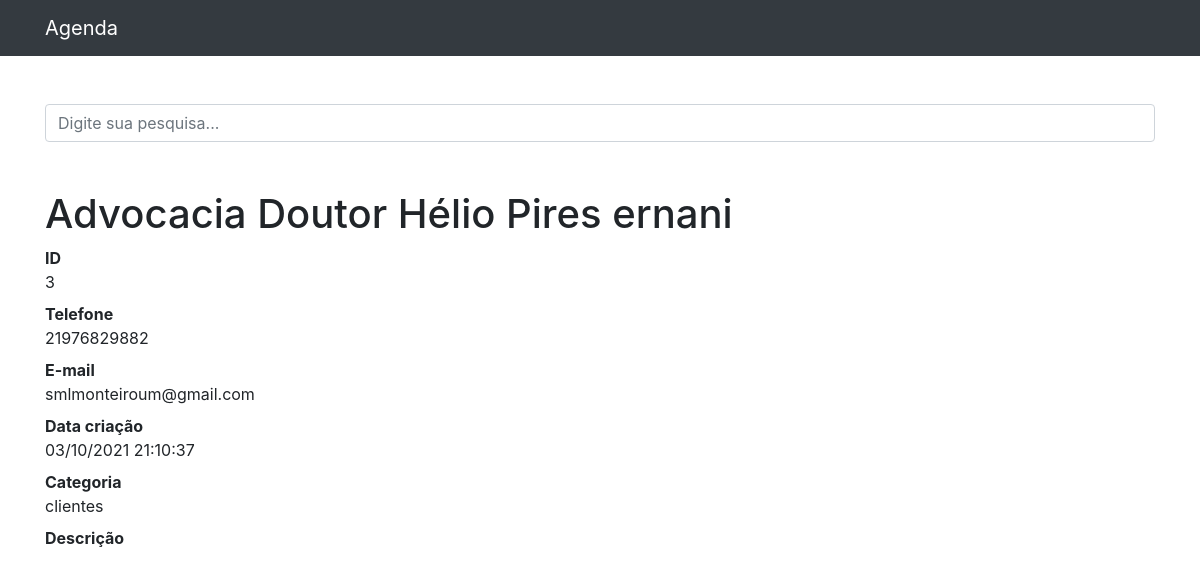
Page /3 on the committed database.
### contatos/models.py (models this page shows, shortened)
class Contato (models.Model):
    nome = models.CharField(max_length=150)
    sobrenome = models.CharField(max_length=255, blank=True)
    telefone = models.CharField(max_length=255)
    email = models.CharField(max_length=255, blank=True)
    data_criacao = models.DateTimeField(default=timezone.now)
    descricao = models.TextField(blank=True)
    categoria = models.ForeignKey(Categoria, on_delete= DO_NOTHING)
    mostrar = models.BooleanField(default=True)

class Categoria (models.Model):
    nome = models.CharField(max_length=150)
    def __str__(self):
        return self.nome

### contatos/views.py (the view)
# urls.py: path('<int:contato_id>', views.ver_contato,  name='ver_contato'),
def ver_contato(request, contato_id):
	contato = get_object_or_404(Contato, id=contato_id)
	if not contato.mostrar:
		raise Http404()
	return render(request, 'contatos/ver_contato.html',{
		'contato': contato
	})

### contatos/templates/contatos/ver_contato.html (shortened to what this page needs)
{% extends 'base.html' %}
{% block conteudo %}
<h1 class="mt-5">{{ contato.nome }} {{ contato.sobrenome }}</h1>
<dl>
  <dt>ID</dt>
  <dd>{{ contato.id }}</dd>
  <dt>Telefone</dt>
  <dd>{{ contato.telefone }}</dd>
  <dt>E-mail</dt>
  <dd>{{ contato.email }}</dd>
  <dt>Data criação</dt>
  <dd>{{ contato.data_criacao| date:'d/m/Y H:m:s' }}</dd>
  <dt>Categoria</dt>
  <dd>{{ contato.categoria }}</dd>
  <dt>Descrição</dt>
</dl>
{% endblock %}

### rows in the picture
Contato: nome "Advocacia Doutor Hélio Pires", sobrenome "ernani", id "3", telefone "21976829882", email "smlmonteiroum@gmail.com", data_criacao "03/10/2021 21:10:37", categoria "clientes"
